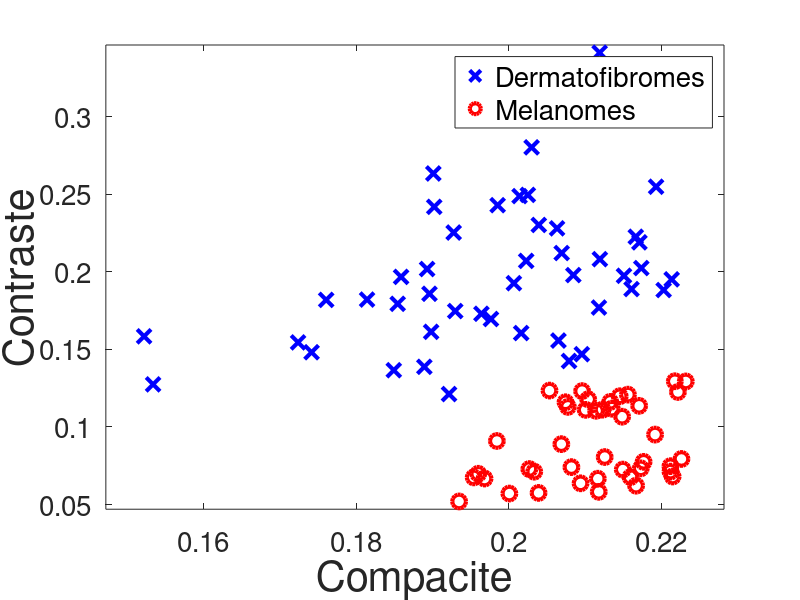

Recreate this plot in MATLAB.
clear;
%close all;
clc;

% Parametres d'affichage :
taille_ecran = get(0,'ScreenSize');
L = taille_ecran(3);
H = taille_ecran(4);

load donnees_app;

% Donnees filtrees :
X = X_app_filtre;
Y = Y_app_filtre;

% Donnees non filtrees :
X = X_app_filtre;
Y = Y_app_filtre;

% Parametres d'affichage :
marge = 0.005;
limites_affichage = [min(min(X(:,1)))-marge max(max(X(:,1)))+marge...
			min(min(X(:,2)))-marge max(max(X(:,2)))+marge];
nom_carac_1 = 'Compacite';
nom_carac_2 = 'Contraste';

% Affichage des donnees :
figure('Name','Representation des images par des points 2D','Position',[0.2*L,0.1*H,0.6*L,0.7*H]);
plot(X(Y==-1,1),X(Y==-1,2),'bx','MarkerSize',10,'LineWidth',3);
hold on;
plot(X(Y==1,1),X(Y==1,2),'ro','MarkerSize',10,'LineWidth',3);
set(gca,'FontSize',20);
xlabel(nom_carac_1,'FontSize',30);
ylabel(nom_carac_2,'FontSize',30);
axis(limites_affichage);
legend('Dermatofibromes','Melanomes','FontSize',20);
